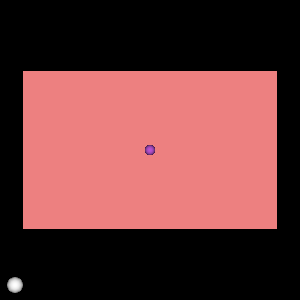

Here is the Python script that generated this plot:
#!/usr/bin/env python

# Demonstrate vtkPropPicker with two renderers and depth peeling.

import vtkmodules.vtkInteractionStyle  # noqa: F401
import vtkmodules.vtkRenderingFreeType  # noqa: F401
import vtkmodules.vtkRenderingOpenGL2  # noqa: F401

from vtkmodules.vtkFiltersCore import vtkPolyDataNormals
from vtkmodules.vtkFiltersSources import vtkCubeSource, vtkSphereSource
from vtkmodules.vtkRenderingCore import (
    vtkActor,
    vtkPolyDataMapper,
    vtkPropPicker,
    vtkRenderWindow,
    vtkRenderWindowInteractor,
    vtkRenderer,
)

# Corner renderer with small non-pickable sphere
corner_sphere = vtkSphereSource()
corner_mapper = vtkPolyDataMapper()
corner_mapper.SetInputConnection(corner_sphere.GetOutputPort())
corner_actor = vtkActor()
corner_actor.PickableOff()
corner_actor.SetMapper(corner_mapper)

renderer_1 = vtkRenderer()
renderer_1.SetViewport(0, 0, 0.1, 0.1)
renderer_1.AddActor(corner_actor)

# Flat cube as background
cube = vtkCubeSource()
cube.SetXLength(80)
cube.SetYLength(50)
cube.SetZLength(1)

norm = vtkPolyDataNormals()
norm.SetInputConnection(cube.GetOutputPort())
norm.ComputePointNormalsOn()
norm.SplittingOff()

cube_mapper = vtkPolyDataMapper()
cube_mapper.ScalarVisibilityOff()
cube_mapper.SetResolveCoincidentTopologyToPolygonOffset()
cube_mapper.SetInputConnection(norm.GetOutputPort())

cube_actor = vtkActor()
cube_actor.SetMapper(cube_mapper)
cube_actor.GetProperty().BackfaceCullingOff()
cube_actor.GetProperty().SetColor(0.93, 0.5, 0.5)
cube_actor.PickableOff()

# Pickable sphere
sphere_source = vtkSphereSource()
sphere_source.SetPhiResolution(24)
sphere_source.SetThetaResolution(24)
sphere_source.SetRadius(1.75)

sphere_mapper = vtkPolyDataMapper()
sphere_mapper.SetInputConnection(sphere_source.GetOutputPort())

sphere_actor = vtkActor()
sphere_actor.SetMapper(sphere_mapper)
sphere_actor.GetProperty().BackfaceCullingOff()
sphere_actor.GetProperty().SetColor(0.73, 0.33, 0.83)
sphere_actor.SetPosition(0, 0, 2)

# Main renderer with depth peeling
renderer_0 = vtkRenderer()
renderer_0.SetUseDepthPeeling(1)
renderer_0.SetMaximumNumberOfPeels(8)
renderer_0.LightFollowCameraOn()
renderer_0.TwoSidedLightingOn()
renderer_0.SetOcclusionRatio(0.0)
renderer_0.AddActor(cube_actor)
renderer_0.AddActor(sphere_actor)

render_window = vtkRenderWindow()
render_window.SetAlphaBitPlanes(1)
render_window.SetMultiSamples(0)
render_window.SetSize(300, 300)
render_window.AddRenderer(renderer_0)
render_window.AddRenderer(renderer_1)
render_window.SetWindowName("prop picker 2 renderers")

interactor = vtkRenderWindowInteractor()
interactor.SetRenderWindow(render_window)
interactor.LightFollowCameraOff()

# Scene
renderer_0.GetActiveCamera().SetParallelProjection(1)
renderer_0.ResetCameraClippingRange()
renderer_0.ResetCamera()

# Pipeline exception: render needed for hardware picking
render_window.Render()

picker = vtkPropPicker()
if picker.Pick(160, 150, 0, renderer_0) != 0:
    path = picker.GetPath()
    prop = path.GetFirstNode().GetViewProp()
    actor = vtkActor.SafeDownCast(prop)
    if actor:
        actor.GetProperty().SetColor(1.0, 1.0, 0.0)

render_window.Render()
interactor.Initialize()
interactor.Start()
